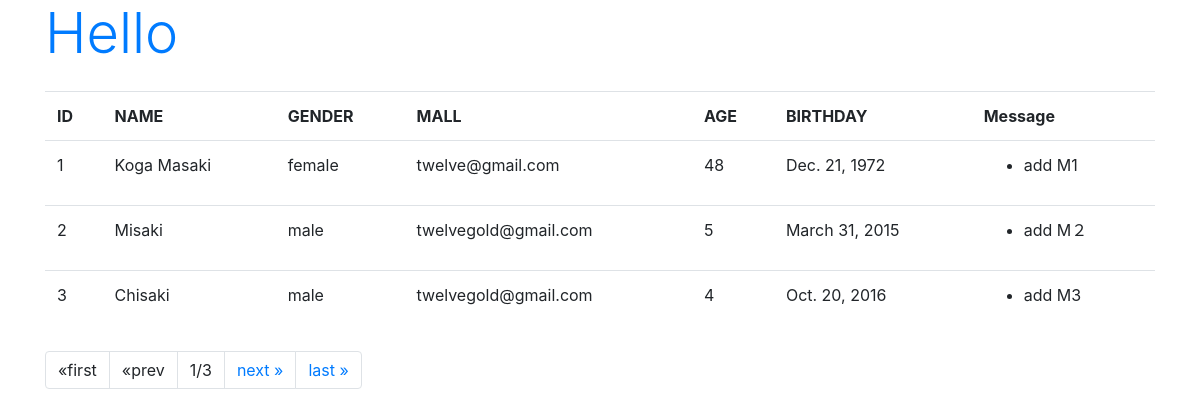
/hello/, run on the app's committed database.
### hello/models.py (models this page shows, shortened)
class Friend(models.Model):
    name= models.CharField(max_length=100, \
        validators=[MinLengthValidator(5),\
            RegexValidator(r'^[a-z*$')])
    mail= models.EmailField(max_length=200,\
        validators=[EmailValidator()])
    gender=models.BooleanField()
    age=models.IntegerField(validators=[ \
        MinValueValidator(0),\
            MaxValueValidator(150),\
                number_only])#★
    birthday=models.DateField()
    def __str__(self):
        return '<Friend:id='+ str(self.id)+ ','+ \
            self.name+ '('+ str(self.age)+ ')>'

class Message(models.Model):
    friend= models.ForeignKey(Friend,on_delete=models.CASCADE)
    title=models.CharField(max_length=100)
    content= models.CharField(max_length=300)
    pub_date=models.DateTimeField(auto_now_add=True)
    class Meta:
        ordering=('pub_date',)

### hello/views.py (the view)
# urls.py: path('', views.index, name='index'),
def index(request,num=1):
    data=Friend.objects.all()
    page=Paginator(data,3)
    params={
        'title':'Hello',
        'message':'',
        'data':page.get_page(num)
    }
    return render(request,'hello/index.html',params)

### hello/templates/hello/index.html (shortened to what this page needs)
{% load static %}
<!DOCTYPE html>
<html lang="ja">
<head>
    <link rel="stylesheet" href="https://stackpath.bootstrapcdn.com/bootstrap/4.3.1/css/bootstrap.min.css">
</head>
<body class='container'>
    <h1 class='display-4 text-primary'>{{ title }}</h1>
    <table class='table'>
            <tr>
                <th>ID</th>
                <th>NAME</th>
                <th>GENDER</th>
                <th>MALL</th>
                <th>AGE</th>
                <th>BIRTHDAY</th>
                <th>Message</th>
            </tr>
        {% for item in data %}
            <tr>
                <td>{{ item.id }}</td>
                <td>{{ item.name }}</td>
                <td>{% if item.gender == False %}male{% endif %}
                    {% if item.gender == True %}female{% endif %}
                </td>
                <td>{{ item.mail }}</td>
                <td>{{ item.age }}</td>
                <td>{{ item.birthday }}</td>
                <td><ul>
                    {% for ob in item.message_set.all %}
                    <li>{{ ob.title }}</li>
                    {% endfor %}
                </ul></td>
            </tr>
        {% endfor %}
    </table>
    <ul class='pagination'>
        {%　if data.has_previous %}
        <li class='page-item'>
            <a class='page-link' href='{% url 'index' %}'>&laquo; first</a>
        </li>
        <li class='page-item'>
            <a class='page-link' href='{% url 'index' %}{{data.previous_page_number}}'>&laquo; prev</a>
        </li>
        {% else %}
        <li class='page-item'>
            <a class='page-link'>&laquo;first</a>
        </li>
        <li class='page-item'>
            <a class='page-link'>&laquo;prev</a>
        </li>
        {% endif %}
        <li class='page-item'>
            <a class='page-link'> {{ data.number }}/{{data.paginator.num_pages}}</a>
        </li>
        {% if data.has_next %}
        <li class='page-item'>
            <a class='page-link' href='{% url 'index' %}{{data.next_page_number}}'>next &raquo;</a>
        </li>
        <li class='page-item'>
            <a class='page-link' href='{% url 'index' %}{{data.paginator.num_pages}}'>last &raquo;</a>
        </li>
        {% endif %}
    </ul>
</body>
</html>

### data on the page
Friend: id "1", name "Koga Masaki", gender "female", mail "twelve@gmail.com", age "48", birthday "Dec. 21, 1972"
Message: title "add M1"
Friend: id "2", name "Misaki", gender "male", mail "twelvegold@gmail.com", age "5", birthday "March 31, 2015"
Message: title "add M２"
Friend: id "3", name "Chisaki", gender "male", mail "twelvegold@gmail.com", age "4", birthday "Oct. 20, 2016"
Message: title "add M3"

### other printed values
{{ title }} "Hello"
{{ data.number }} "1"
{{ data.paginator.num_pages }} "3"
